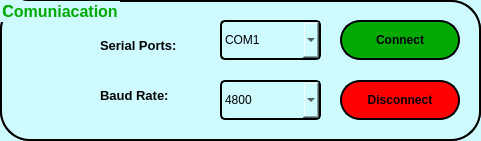
     <widget class="QGroupBox" name="grComPort">
      <property name="geometry">
       <rect>
        <x>10</x>
        <y>140</y>
        <width>481</width>
        <height>141</height>
       </rect>
      </property>
      <property name="font">
       <font>
        <pointsize>12</pointsize>
        <weight>75</weight>
        <bold>true</bold>
       </font>
      </property>
      <property name="styleSheet">
       <string notr="true">QGroupBox {
color: rgb(0, 170, 0);
border: 2px solid;
border-top-left-radius: 30px;
border-top-right-radius: 30px;
border-bottom-right-radius: 30px;
border-bottom-left-radius: 30px;
	background-color: rgb(206, 251, 255);
}
</string>
      </property>
      <property name="title">
       <string>Comuniacation</string>
      </property>
      <widget class="QLabel" name="lbLogoConnect">
       <property name="geometry">
        <rect>
         <x>20</x>
         <y>40</y>
         <width>61</width>
         <height>61</height>
        </rect>
       </property>
       <property name="styleSheet">
        <string notr="true">background-color: rgb(206, 251, 255);</string>
       </property>
       <property name="text">
        <string/>
       </property>
       <property name="pixmap">
        <pixmap>connect.-removebg-preview.png</pixmap>
       </property>
       <property name="scaledContents">
        <bool>true</bool>
       </property>
       <property name="alignment">
        <set>Qt::AlignCenter</set>
       </property>
      </widget>
      <widget class="QPushButton" name="btnConnect">
       <property name="geometry">
        <rect>
         <x>340</x>
         <y>20</y>
         <width>120</width>
         <height>40</height>
        </rect>
       </property>
       <property name="font">
        <font>
         <pointsize>9</pointsize>
         <weight>75</weight>
         <bold>true</bold>
        </font>
       </property>
       <property name="styleSheet">
        <string notr="true">background-color: rgb(0, 170, 0);
border: 2px solid;
border-top-left-radius: 20px;
border-top-right-radius: 20px;
border-bottom-right-radius: 20px;
border-bottom-left-radius: 20px;</string>
       </property>
       <property name="text">
        <string>Connect</string>
       </property>
      </widget>
      <widget class="QPushButton" name="btnConnect_2">
       <property name="geometry">
        <rect>
         <x>340</x>
         <y>80</y>
         <width>120</width>
         <height>40</height>
        </rect>
       </property>
       <property name="font">
        <font>
         <pointsize>9</pointsize>
         <weight>75</weight>
         <bold>true</bold>
        </font>
       </property>
       <property name="styleSheet">
        <string notr="true">background-color: rgb(255, 0, 0);
border: 2px solid;
border-top-left-radius: 20px;
border-top-right-radius: 20px;
border-bottom-right-radius: 20px;
border-bottom-left-radius: 20px;</string>
       </property>
       <property name="text">
        <string>Disconnect</string>
       </property>
      </widget>
      <widget class="QLabel" name="lbComPort">
       <property name="geometry">
        <rect>
         <x>110</x>
         <y>30</y>
         <width>101</width>
         <height>31</height>
        </rect>
       </property>
       <property name="font">
        <font>
         <pointsize>10</pointsize>
         <weight>75</weight>
         <bold>true</bold>
        </font>
       </property>
       <property name="styleSheet">
        <string notr="true">background-color: rgb(206, 251, 255);</string>
       </property>
       <property name="text">
        <string>Serial Port:</string>
       </property>
      </widget>
      <widget class="QLabel" name="lbComPort_2">
       <property name="geometry">
        <rect>
         <x>110</x>
         <y>80</y>
         <width>101</width>
         <height>31</height>
        </rect>
       </property>
       <property name="font">
        <font>
         <pointsize>10</pointsize>
         <weight>75</weight>
         <bold>true</bold>
        </font>
       </property>
       <property name="styleSheet">
        <string notr="true">background-color: rgb(206, 251, 255);</string>
       </property>
       <property name="text">
        <string>Baud Rate:</string>
       </property>
      </widget>
      <widget class="QComboBox" name="comboBox">
       <property name="geometry">
        <rect>
         <x>220</x>
         <y>20</y>
         <width>101</width>
         <height>40</height>
        </rect>
       </property>
       <property name="styleSheet">
        <string notr="true">border: 2px solid;
border-top-left-radius: 5px;
border-top-right-radius: 5px;
border-bottom-left-radius: 5px;
border-bottom-right-radius: 5px;
background-color: rgb(206, 251, 255);
</string>
       </property>
       <item>
        <property name="text">
         <string>COM1</string>
        </property>
       </item>
       <item>
        <property name="text">
         <string>COM2</string>
        </property>
       </item>
       <item>
        <property name="text">
         <string>COM3</string>
        </property>
       </item>
       <item>
        <property name="text">
         <string>COM4</string>
        </property>
       </item>
       <item>
        <property name="text">
         <string>COM5</string>
        </property>
       </item>
       <item>
        <property name="text">
         <string>COM6</string>
        </property>
       </item>
       <item>
        <property name="text">
         <string>COM7</string>
        </property>
       </item>
       <item>
        <property name="text">
         <string>COM8</string>
        </property>
       </item>
       <item>
        <property name="text">
         <string>COM9</string>
        </property>
       </item>
       <item>
        <property name="text">
         <string>COM10</string>
        </property>
       </item>
       <item>
        <property name="text">
         <string>COM11</string>
        </property>
       </item>
       <item>
        <property name="text">
         <string>COM12</string>
        </property>
       </item>
       <item>
        <property name="text">
         <string>COM13</string>
        </property>
       </item>
       <item>
        <property name="text">
         <string>COM14</string>
        </property>
       </item>
       <item>
        <property name="text">
         <string>COM15</string>
        </property>
       </item>
       <item>
        <property name="text">
         <string>COM16</string>
        </property>
       </item>
       <item>
        <property name="text">
         <string>COM17</string>
        </property>
       </item>
       <item>
        <property name="text">
         <string>COM18</string>
        </property>
       </item>
       <item>
        <property name="text">
         <string>COM19</string>
        </property>
       </item>
       <item>
        <property name="text">
         <string>COM20</string>
        </property>
       </item>
      </widget>
      <widget class="QComboBox" name="comboBox_2">
       <property name="geometry">
        <rect>
         <x>220</x>
         <y>80</y>
         <width>101</width>
         <height>40</height>
        </rect>
       </property>
       <property name="styleSheet">
        <string notr="true">border: 2px solid;
border-top-left-radius: 5px;
border-top-right-radius: 5px;
border-bottom-left-radius: 5px;
border-bottom-right-radius: 5px;
background-color: rgb(206, 251, 255);
</string>
       </property>
       <item>
        <property name="text">
         <string>4800</string>
        </property>
       </item>
       <item>
        <property name="text">
         <string>9600</string>
        </property>
       </item>
       <item>
        <property name="text">
         <string>115200</string>
        </property>
       </item>
      </widget>
      <widget class="QGroupBox" name="grComunication">
       <property name="geometry">
        <rect>
         <x>0</x>
         <y>0</y>
         <width>481</width>
         <height>141</height>
        </rect>
       </property>
       <property name="font">
        <font>
         <pointsize>12</pointsize>
         <weight>75</weight>
         <bold>true</bold>
        </font>
       </property>
       <property name="styleSheet">
        <string notr="true">QGroupBox {
color: rgb(0, 170, 0);
border: 2px solid;
border-top-left-radius: 30px;
border-top-right-radius: 30px;
border-bottom-right-radius: 30px;
border-bottom-left-radius: 30px;
	background-color: rgb(206, 251, 255);
}
</string>
       </property>
       <property name="title">
        <string>Comuniacation</string>
       </property>
       <widget class="QLabel" name="lbLogoComunication">
        <property name="geometry">
         <rect>
          <x>20</x>
          <y>40</y>
          <width>61</width>
          <height>61</height>
         </rect>
        </property>
        <property name="styleSheet">
         <string notr="true">background-color: rgb(206, 251, 255);</string>
        </property>
        <property name="text">
         <string/>
        </property>
        <property name="pixmap">
         <pixmap>connect.-removebg-preview.png</pixmap>
        </property>
        <property name="scaledContents">
         <bool>true</bool>
        </property>
        <property name="alignment">
         <set>Qt::AlignCenter</set>
        </property>
       </widget>
       <widget class="QPushButton" name="btnConnectSP">
        <property name="geometry">
         <rect>
          <x>340</x>
          <y>20</y>
          <width>120</width>
          <height>40</height>
         </rect>
        </property>
        <property name="font">
         <font>
          <pointsize>9</pointsize>
          <weight>75</weight>
          <bold>true</bold>
         </font>
        </property>
        <property name="styleSheet">
         <string notr="true">QPushButton{
	background-color: rgb(0, 170, 0);
	border: 2px solid;
	border-top-left-radius: 20px;
	border-top-right-radius: 20px;
	border-bottom-right-radius: 20px;
	border-bottom-left-radius: 20px;
}

QPushButton:hover{
	background-color: rgb(0, 160, 0);
	border: 2px solid rgb(162, 162, 162);
	border-top-left-radius: 20px;
	border-top-right-radius: 20px;
	border-bottom-right-radius: 20px;
	border-bottom-left-radius: 20px;
}
</string>
        </property>
        <property name="text">
         <string>Connect</string>
        </property>
       </widget>
       <widget class="QPushButton" name="btnDisconnect">
        <property name="geometry">
         <rect>
          <x>340</x>
          <y>80</y>
          <width>120</width>
          <height>40</height>
         </rect>
        </property>
        <property name="font">
         <font>
          <pointsize>9</pointsize>
          <weight>75</weight>
          <bold>true</bold>
         </font>
        </property>
        <property name="styleSheet">
         <string notr="true">QPushButton{
	background-color: rgb(255, 0, 0);
	border: 2px solid;
	border-top-left-radius: 20px;
	border-top-right-radius: 20px;
	border-bottom-right-radius: 20px;
	border-bottom-left-radius: 20px;
}
QPushButton:hover{
	background-color: rgb(230, 0, 0);
	border: 2px solid rgb(162, 162, 162) ;
	border-top-left-radius: 20px;
	border-top-right-radius: 20px;
	border-bottom-right-radius: 20px;
	border-bottom-left-radius: 20px;
}
</string>
        </property>
        <property name="text">
         <string>Disconnect</string>
        </property>
       </widget>
       <widget class="QLabel" name="lbSerialPorts">
        <property name="geometry">
         <rect>
          <x>100</x>
          <y>30</y>
          <width>111</width>
          <height>31</height>
         </rect>
        </property>
        <property name="font">
         <font>
          <pointsize>10</pointsize>
          <weight>75</weight>
          <bold>true</bold>
         </font>
        </property>
        <property name="styleSheet">
         <string notr="true">background-color: rgb(206, 251, 255);</string>
        </property>
        <property name="text">
         <string>Serial Ports:</string>
        </property>
       </widget>
       <widget class="QLabel" name="lbBaudRate">
        <property name="geometry">
         <rect>
          <x>100</x>
          <y>80</y>
          <width>101</width>
          <height>31</height>
         </rect>
        </property>
        <property name="font">
         <font>
          <pointsize>10</pointsize>
          <weight>75</weight>
          <bold>true</bold>
         </font>
        </property>
        <property name="styleSheet">
         <string notr="true">background-color: rgb(206, 251, 255);</string>
        </property>
        <property name="text">
         <string>Baud Rate:</string>
        </property>
       </widget>
       <widget class="QComboBox" name="CboxSerialPort">
        <property name="geometry">
         <rect>
          <x>220</x>
          <y>20</y>
          <width>101</width>
          <height>40</height>
         </rect>
        </property>
        <property name="styleSheet">
         <string notr="true">QComboBox{
	border: 2px solid;
	border-top-left-radius: 5px;
	border-top-right-radius: 5px;
	border-bottom-left-radius: 5px;	
	border-bottom-right-radius: 5px;
	background-color: rgb(206, 251, 255);
}
QComboBox:hover{
	border: 2px solid rgb(162,162,162);
	border-top-left-radius: 5px;
	border-top-right-radius: 5px;
	border-bottom-left-radius: 5px;	
	border-bottom-right-radius: 5px;
	background-color: rgb(206, 251, 220);
}

</string>
        </property>
        <item>
         <property name="text">
          <string>COM1</string>
         </property>
        </item>
        <item>
         <property name="text">
          <string>COM2</string>
         </property>
        </item>
        <item>
         <property name="text">
          <string>COM3</string>
         </property>
        </item>
        <item>
         <property name="text">
          <string>COM4</string>
         </property>
        </item>
        <item>
         <property name="text">
          <string>COM5</string>
         </property>
        </item>
        <item>
         <property name="text">
          <string>COM6</string>
         </property>
        </item>
        <item>
         <property name="text">
          <string>COM7</string>
         </property>
        </item>
        <item>
         <property name="text">
          <string>COM8</string>
         </property>
        </item>
        <item>
         <property name="text">
          <string>COM9</string>
         </property>
        </item>
        <item>
         <property name="text">
          <string>COM10</string>
         </property>
        </item>
        <item>
         <property name="text">
          <string>COM11</string>
         </property>
        </item>
        <item>
         <property name="text">
          <string>COM12</string>
         </property>
        </item>
        <item>
         <property name="text">
          <string>COM13</string>
         </property>
        </item>
        <item>
         <property name="text">
          <string>COM14</string>
         </property>
        </item>
        <item>
         <property name="text">
          <string>COM15</string>
         </property>
        </item>
        <item>
         <property name="text">
          <string>COM16</string>
         </property>
        </item>
        <item>
         <property name="text">
          <string>COM17</string>
         </property>
        </item>
        <item>
         <property name="text">
          <string>COM18</string>
         </property>
        </item>
        <item>
         <property name="text">
          <string>COM19</string>
         </property>
        </item>
        <item>
         <property name="text">
          <string>COM20</string>
         </property>
        </item>
       </widget>
       <widget class="QComboBox" name="CboxBaudRate">
        <property name="geometry">
         <rect>
          <x>220</x>
          <y>80</y>
          <width>101</width>
          <height>40</height>
         </rect>
        </property>
        <property name="styleSheet">
         <string notr="true">QComboBox{
	border: 2px solid;
	border-top-left-radius: 5px;
	border-top-right-radius: 5px;
	border-bottom-left-radius: 5px;
	border-bottom-right-radius: 5px;
	background-color: rgb(206, 251, 255);
}
QComboBox:hover{
	border: 2px solid rgb(162,162,162);
	border-top-left-radius: 5px;
	border-top-right-radius: 5px;
	border-bottom-left-radius: 5px;
	border-bottom-right-radius: 5px;
	background-color: rgb(206, 251, 230);
}

</string>
        </property>
        <item>
         <property name="text">
          <string>4800</string>
         </property>
        </item>
        <item>
         <property name="text">
          <string>9600</string>
         </property>
        </item>
        <item>
         <property name="text">
          <string>115200</string>
         </property>
        </item>
       </widget>
      </widget>
     </widget>
